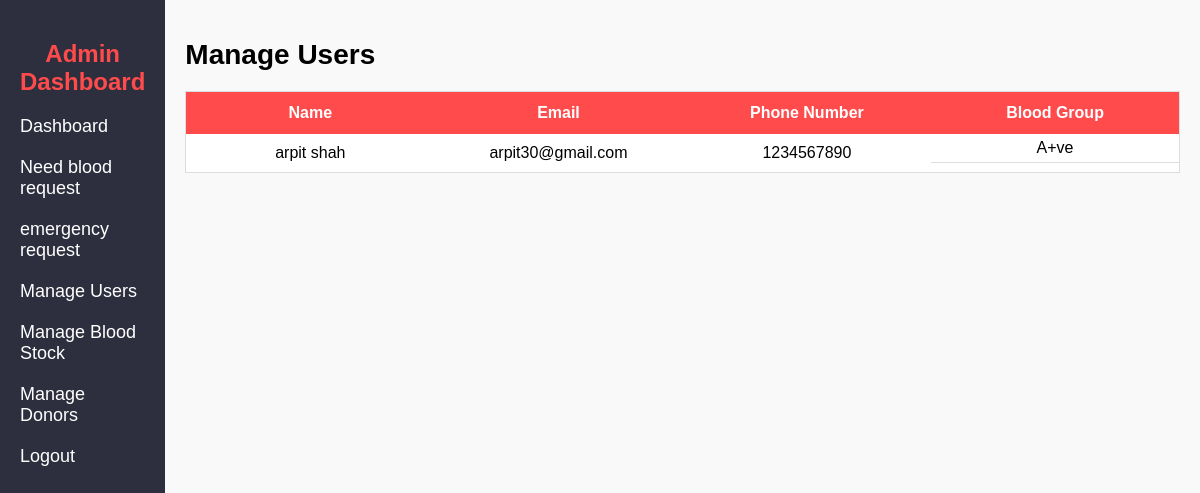
The app's page /view_users.php with its own data.
### tables this page shows
CREATE TABLE IF NOT EXISTS `user` (
  `firstname` varchar(50) NOT NULL,
  `lastname` varchar(50) NOT NULL,
  `email` varchar(50) NOT NULL,
  `passwords` varchar(50) NOT NULL,
  `phonenumber` varchar(15) NOT NULL,
  `bloodgroup` varchar(5) NOT NULL,
  `last_donation` date NOT NULL,
  `id` int(10) NOT NULL AUTO_INCREMENT,
  PRIMARY KEY (`id`),
  UNIQUE KEY `email` (`email`)
);

### view_users.php (the view, shortened to what this page needs)
<?php
require 'dbcon.php';
?>
<!DOCTYPE html>
<html lang="en">
<head>
    <link rel="stylesheet" href="admin_dashboard.css">
</head>
<body>
    <div class="container">
        <?php
        include("adminheader.php")
        ?>
        <div class="main-content">
            <header>
                <h1>Manage Users</h1>
            </header>
            <section class="tables">
                <table>
                    <thead>
                        <tr>
                            <th>Name</th>
                            <th>Email</th>
                            <th>Phone Number</th>
                            <th>Blood Group</th>
                        </tr>
                    </thead>
                    <tbody>
                        <?php
                        $query = "SELECT * FROM user";
                        $result = mysqli_query($conn, $query);
                        if (mysqli_num_rows($result) > 0) {
                            while ($row = mysqli_fetch_assoc($result)) {
                                echo "<tr>";
                                echo "<td>" . $row['firstname'] . " " . $row['lastname'] . "</td>";
                                echo "<td>" . $row['email'] . "</td>";
                                echo "<td>" . $row['phonenumber'] . "</td>";
                                echo "<td>" . $row['bloodgroup'] . "</td>";
                                echo "</tr>";
                            }
                        } else {
                            echo "<tr><td colspan='4'>No users found</td></tr>";
                        }
                        ?>
                    </tbody>
                </table>
            </section>
        </div>
    </div>
</body>
</html>

### admin_dashboard.css (style rules this page uses)
body { font-family: Arial, sans-serif; margin: 0; padding: 0; background-color: #f9f9f9; }
.container { display: flex; height: 100vh; }
.main-content { flex-grow: 1; padding: 20px; }
.main-content header h1 { font-size: 28px; margin-bottom: 10px; }
.tables { margin-top: 20px; }
table { width: 100%; border-collapse: collapse; background-color: white; border: 1px solid #ddd; table-layout: fixed; }
th { background-color: #ff4b4b; color: white; padding: 12px; text-align: center; font-size: 16px; white-space: nowrap; }
td { padding: 10px; text-align: center; border-bottom: 1px solid #ddd; vertical-align: middle; }
td:last-child { display: flex; flex-direction: row; align-items: center; justify-content: center; gap: 5px; padding: 5px; width: auto; min-width: 150px; }

### records on screen
user: firstname "arpit", lastname "shah", email "arpit30@gmail.com", phonenumber "1234567890", bloodgroup "A+ve"
